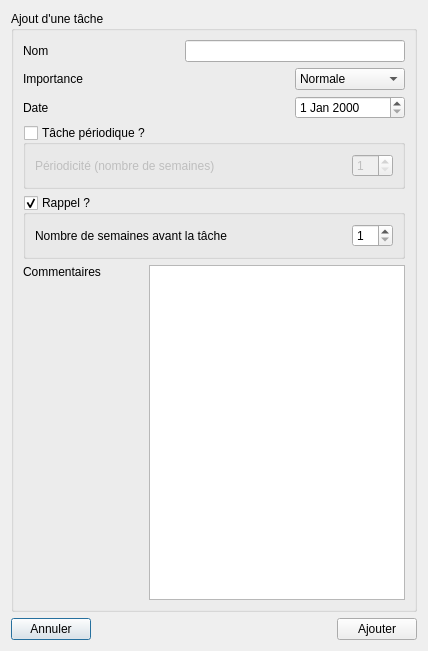
<?xml version="1.0" encoding="UTF-8"?>
<ui version="4.0">
 <class>FenetreGestionDesTaches</class>
 <widget class="QDialog" name="FenetreGestionDesTaches">
  <property name="geometry">
   <rect>
    <x>0</x>
    <y>0</y>
    <width>428</width>
    <height>651</height>
   </rect>
  </property>
  <property name="windowTitle">
   <string>Ajout d'une tâche</string>
  </property>
  <property name="modal">
   <bool>false</bool>
  </property>
  <layout class="QVBoxLayout" name="verticalLayout_2">
   <item>
    <widget class="QGroupBox" name="gb_task_management">
     <property name="title">
      <string>Ajout d'une tâche</string>
     </property>
     <layout class="QGridLayout" name="gridLayout">
      <item row="5" column="0">
       <layout class="QHBoxLayout" name="horizontalLayout_5">
        <item>
         <widget class="QLabel" name="label_4">
          <property name="text">
           <string>Commentaires</string>
          </property>
          <property name="alignment">
           <set>Qt::AlignLeading|Qt::AlignLeft|Qt::AlignTop</set>
          </property>
         </widget>
        </item>
        <item>
         <spacer name="horizontalSpacer_5">
          <property name="orientation">
           <enum>Qt::Horizontal</enum>
          </property>
          <property name="sizeHint" stdset="0">
           <size>
            <width>10</width>
            <height>20</height>
           </size>
          </property>
         </spacer>
        </item>
        <item>
         <widget class="QTextEdit" name="te_task_comments">
          <property name="sizePolicy">
           <sizepolicy hsizetype="Expanding" vsizetype="Expanding">
            <horstretch>0</horstretch>
            <verstretch>0</verstretch>
           </sizepolicy>
          </property>
          <property name="minimumSize">
           <size>
            <width>100</width>
            <height>0</height>
           </size>
          </property>
          <property name="baseSize">
           <size>
            <width>100</width>
            <height>0</height>
           </size>
          </property>
         </widget>
        </item>
       </layout>
      </item>
      <item row="2" column="0">
       <layout class="QHBoxLayout" name="horizontalLayout_2">
        <item>
         <widget class="QLabel" name="label_3">
          <property name="text">
           <string>Date</string>
          </property>
         </widget>
        </item>
        <item>
         <spacer name="horizontalSpacer_4">
          <property name="orientation">
           <enum>Qt::Horizontal</enum>
          </property>
          <property name="sizeHint" stdset="0">
           <size>
            <width>40</width>
            <height>20</height>
           </size>
          </property>
         </spacer>
        </item>
        <item>
         <widget class="QDateEdit" name="de_task_date">
          <property name="minimumSize">
           <size>
            <width>110</width>
            <height>0</height>
           </size>
          </property>
          <property name="baseSize">
           <size>
            <width>110</width>
            <height>0</height>
           </size>
          </property>
         </widget>
        </item>
       </layout>
      </item>
      <item row="1" column="0">
       <layout class="QHBoxLayout" name="horizontalLayout_3">
        <item>
         <widget class="QLabel" name="label_2">
          <property name="text">
           <string>Importance</string>
          </property>
         </widget>
        </item>
        <item>
         <spacer name="horizontalSpacer_3">
          <property name="orientation">
           <enum>Qt::Horizontal</enum>
          </property>
          <property name="sizeHint" stdset="0">
           <size>
            <width>40</width>
            <height>20</height>
           </size>
          </property>
         </spacer>
        </item>
        <item>
         <widget class="QComboBox" name="cb_task_importance">
          <property name="minimumSize">
           <size>
            <width>110</width>
            <height>0</height>
           </size>
          </property>
          <item>
           <property name="text">
            <string>Normale</string>
           </property>
          </item>
          <item>
           <property name="text">
            <string>Importante</string>
           </property>
          </item>
         </widget>
        </item>
       </layout>
      </item>
      <item row="0" column="0">
       <layout class="QHBoxLayout" name="horizontalLayout_4">
        <item>
         <widget class="QLabel" name="label">
          <property name="text">
           <string>Nom</string>
          </property>
         </widget>
        </item>
        <item>
         <spacer name="horizontalSpacer_2">
          <property name="orientation">
           <enum>Qt::Horizontal</enum>
          </property>
          <property name="sizeHint" stdset="0">
           <size>
            <width>10</width>
            <height>20</height>
           </size>
          </property>
         </spacer>
        </item>
        <item>
         <widget class="QLineEdit" name="le_task_name">
          <property name="sizePolicy">
           <sizepolicy hsizetype="Expanding" vsizetype="Fixed">
            <horstretch>0</horstretch>
            <verstretch>0</verstretch>
           </sizepolicy>
          </property>
          <property name="minimumSize">
           <size>
            <width>220</width>
            <height>0</height>
           </size>
          </property>
          <property name="baseSize">
           <size>
            <width>220</width>
            <height>0</height>
           </size>
          </property>
         </widget>
        </item>
       </layout>
      </item>
      <item row="4" column="0">
       <widget class="QGroupBox" name="gb_reminder">
        <property name="title">
         <string>Rappel ?</string>
        </property>
        <property name="checkable">
         <bool>true</bool>
        </property>
        <property name="checked">
         <bool>true</bool>
        </property>
        <layout class="QHBoxLayout" name="horizontalLayout_6">
         <item>
          <widget class="QLabel" name="label_6">
           <property name="text">
            <string>Nombre de semaines avant la tâche</string>
           </property>
          </widget>
         </item>
         <item>
          <spacer name="horizontalSpacer_7">
           <property name="orientation">
            <enum>Qt::Horizontal</enum>
           </property>
           <property name="sizeHint" stdset="0">
            <size>
             <width>47</width>
             <height>20</height>
            </size>
           </property>
          </spacer>
         </item>
         <item>
          <widget class="QSpinBox" name="sb_nbr_weeks_before_task">
           <property name="minimum">
            <number>1</number>
           </property>
           <property name="maximum">
            <number>12</number>
           </property>
          </widget>
         </item>
        </layout>
       </widget>
      </item>
      <item row="3" column="0">
       <widget class="QGroupBox" name="gb_periodic_task">
        <property name="title">
         <string>Tâche périodique ?</string>
        </property>
        <property name="checkable">
         <bool>true</bool>
        </property>
        <property name="checked">
         <bool>false</bool>
        </property>
        <layout class="QVBoxLayout" name="verticalLayout">
         <item>
          <layout class="QHBoxLayout" name="horizontalLayout_7">
           <item>
            <widget class="QLabel" name="label_5">
             <property name="text">
              <string>Périodicité (nombre de semaines)</string>
             </property>
            </widget>
           </item>
           <item>
            <spacer name="horizontalSpacer_6">
             <property name="orientation">
              <enum>Qt::Horizontal</enum>
             </property>
             <property name="sizeHint" stdset="0">
              <size>
               <width>40</width>
               <height>20</height>
              </size>
             </property>
            </spacer>
           </item>
           <item>
            <widget class="QSpinBox" name="sb_task_periodicty">
             <property name="minimum">
              <number>1</number>
             </property>
             <property name="maximum">
              <number>48</number>
             </property>
            </widget>
           </item>
          </layout>
         </item>
        </layout>
       </widget>
      </item>
     </layout>
    </widget>
   </item>
   <item>
    <layout class="QHBoxLayout" name="horizontalLayout">
     <item>
      <widget class="QPushButton" name="cancel_button">
       <property name="text">
        <string>Annuler</string>
       </property>
      </widget>
     </item>
     <item>
      <spacer name="horizontalSpacer">
       <property name="orientation">
        <enum>Qt::Horizontal</enum>
       </property>
       <property name="sizeHint" stdset="0">
        <size>
         <width>40</width>
         <height>20</height>
        </size>
       </property>
      </spacer>
     </item>
     <item>
      <widget class="QPushButton" name="validate_button">
       <property name="text">
        <string>Ajouter</string>
       </property>
      </widget>
     </item>
    </layout>
   </item>
  </layout>
 </widget>
 <tabstops>
  <tabstop>le_task_name</tabstop>
  <tabstop>cb_task_importance</tabstop>
  <tabstop>de_task_date</tabstop>
  <tabstop>gb_periodic_task</tabstop>
  <tabstop>gb_reminder</tabstop>
  <tabstop>te_task_comments</tabstop>
  <tabstop>cancel_button</tabstop>
  <tabstop>validate_button</tabstop>
  <tabstop>sb_nbr_weeks_before_task</tabstop>
 </tabstops>
 <resources/>
 <connections/>
</ui>
